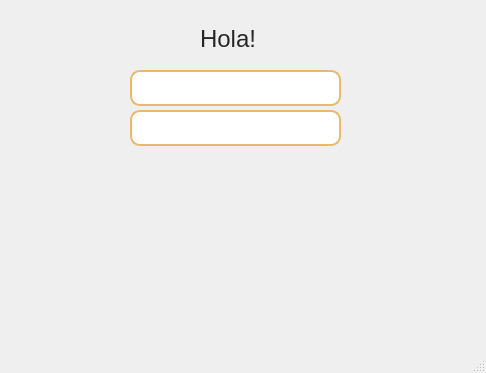
<?xml version="1.0" encoding="UTF-8"?>
<ui version="4.0">
 <class>login</class>
 <widget class="QMainWindow" name="login">
  <property name="geometry">
   <rect>
    <x>0</x>
    <y>0</y>
    <width>486</width>
    <height>373</height>
   </rect>
  </property>
  <property name="windowTitle">
   <string>LOGIN</string>
  </property>
  <property name="styleSheet">
   <string notr="true"/>
  </property>
  <widget class="QWidget" name="centralwidget">
   <property name="styleSheet">
    <string notr="true">QWidget#centralwidget{
 
	background-image: url(:/background_2.jpg);
 

}</string>
   </property>
   <widget class="QWidget" name="widget" native="true">
    <property name="geometry">
     <rect>
      <x>120</x>
      <y>0</y>
      <width>221</width>
      <height>271</height>
     </rect>
    </property>
    <widget class="QLineEdit" name="txt_usu">
     <property name="geometry">
      <rect>
       <x>10</x>
       <y>70</y>
       <width>211</width>
       <height>36</height>
      </rect>
     </property>
     <property name="styleSheet">
      <string notr="true">QLineEdit{
 
	border-color: rgb(233, 185, 110);
border-style:solid;
border-width:2px;
border-radius: 10px; 
background-image: url(:/user1.png);
background-repeat: none;
padding-left: 32px; max-height: 32px;min-height: 32px;
font-size: 24px;
color: rgb( 40, 40, 40);
}

QLineEdit:hover{
 
	border-color: rgb(245, 121, 0);
border-style:solid;
border-width: 3px; font-size: 14px;font-weight: bolder;

} 

QLineEdit:focus{
 
	border-color: rgb(196, 160, 0);
border-style:solid;
border-width: 3px; font-size: 14px;font-weight: bolder;

} </string>
     </property>
    </widget>
    <widget class="QLineEdit" name="txt_clave">
     <property name="geometry">
      <rect>
       <x>10</x>
       <y>110</y>
       <width>211</width>
       <height>36</height>
      </rect>
     </property>
     <property name="styleSheet">
      <string notr="true">QLineEdit{
 
	border-color: rgb(233, 185, 110);
border-style:solid;
border-width:2px;
border-radius: 10px; 
background-image: url(:/key.png);
background-repeat: none;
padding-left: 32px; max-height: 32px;min-height: 32px;
font-size: 24px; color: rgb( 40, 40, 40);
}

QLineEdit:hover{
 
	border-color: rgb(245, 121, 0);
border-style:solid;
border-width: 3px; font-size: 14px;font-weight: bolder;

} 

QLineEdit:focus{
 
	border-color: rgb(196, 160, 0);
border-style:solid;
border-width: 3px; font-size: 14px;font-weight: bolder;

} </string>
     </property>
     <property name="echoMode">
      <enum>QLineEdit::Password</enum>
     </property>
    </widget>
    <widget class="QPushButton" name="btn_entrar">
     <property name="geometry">
      <rect>
       <x>50</x>
       <y>170</y>
       <width>71</width>
       <height>64</height>
      </rect>
     </property>
     <property name="styleSheet">
      <string notr="true">QPushButton{ 
min-height: 64px;max-height: 64px;
border: none;
background-image: url(:/ingresar.png);
background-repeat: none;
background-position:center;
}

QPushButton:hover{
border-color:  #55ff55;
border-style:solid;
border-width: 3px; 
border-radius:  25px; 
background-color: #aaaaff;  
min-height: 64px;max-height: 64px;
background-image: url(:/ingresar.png);
background-repeat: none; 
} 
</string>
     </property>
     <property name="text">
      <string/>
     </property>
    </widget>
    <widget class="QPushButton" name="btn_crear">
     <property name="geometry">
      <rect>
       <x>120</x>
       <y>170</y>
       <width>71</width>
       <height>64</height>
      </rect>
     </property>
     <property name="styleSheet">
      <string notr="true">QPushButton{ 
min-height: 64px;max-height: 64px;
border: none;
background-image: url(:/adduser.png);
background-repeat: none;
background-position:center;
}

QPushButton:hover{
border-color:  #55ff55;
border-style:solid;
border-width: 3px; 
border-radius:  25px; 
background-color: #aaaaff;  
min-height: 64px;max-height: 64px;
background-image: url(:/adduser.png);
background-repeat: none; 
} </string>
     </property>
     <property name="text">
      <string/>
     </property>
    </widget>
    <widget class="QLabel" name="label">
     <property name="geometry">
      <rect>
       <x>80</x>
       <y>30</y>
       <width>100</width>
       <height>17</height>
      </rect>
     </property>
     <property name="styleSheet">
      <string notr="true">QLabel#label{
font-size:24px;
max-width: 100%;
min-width: 100%; 
color: rgb( 40, 40, 40);
}</string>
     </property>
     <property name="text">
      <string>Hola!</string>
     </property>
    </widget>
   </widget>
  </widget>
  <widget class="QMenuBar" name="menubar">
   <property name="geometry">
    <rect>
     <x>0</x>
     <y>0</y>
     <width>486</width>
     <height>22</height>
    </rect>
   </property>
  </widget>
  <widget class="QStatusBar" name="statusbar"/>
 </widget>
 <resources/>
 <connections>
  <connection>
   <sender>btn_crear</sender>
   <signal>clicked()</signal>
   <receiver>login</receiver>
   <slot>crearJugador()</slot>
   <hints>
    <hint type="sourcelabel">
     <x>240</x>
     <y>265</y>
    </hint>
    <hint type="destinationlabel">
     <x>229</x>
     <y>195</y>
    </hint>
   </hints>
  </connection>
  <connection>
   <sender>btn_entrar</sender>
   <signal>clicked()</signal>
   <receiver>login</receiver>
   <slot>loguear()</slot>
   <hints>
    <hint type="sourcelabel">
     <x>170</x>
     <y>265</y>
    </hint>
    <hint type="destinationlabel">
     <x>270</x>
     <y>153</y>
    </hint>
   </hints>
  </connection>
 </connections>
 <slots>
  <slot>crearJugador()</slot>
  <slot>loguear()</slot>
 </slots>
</ui>
